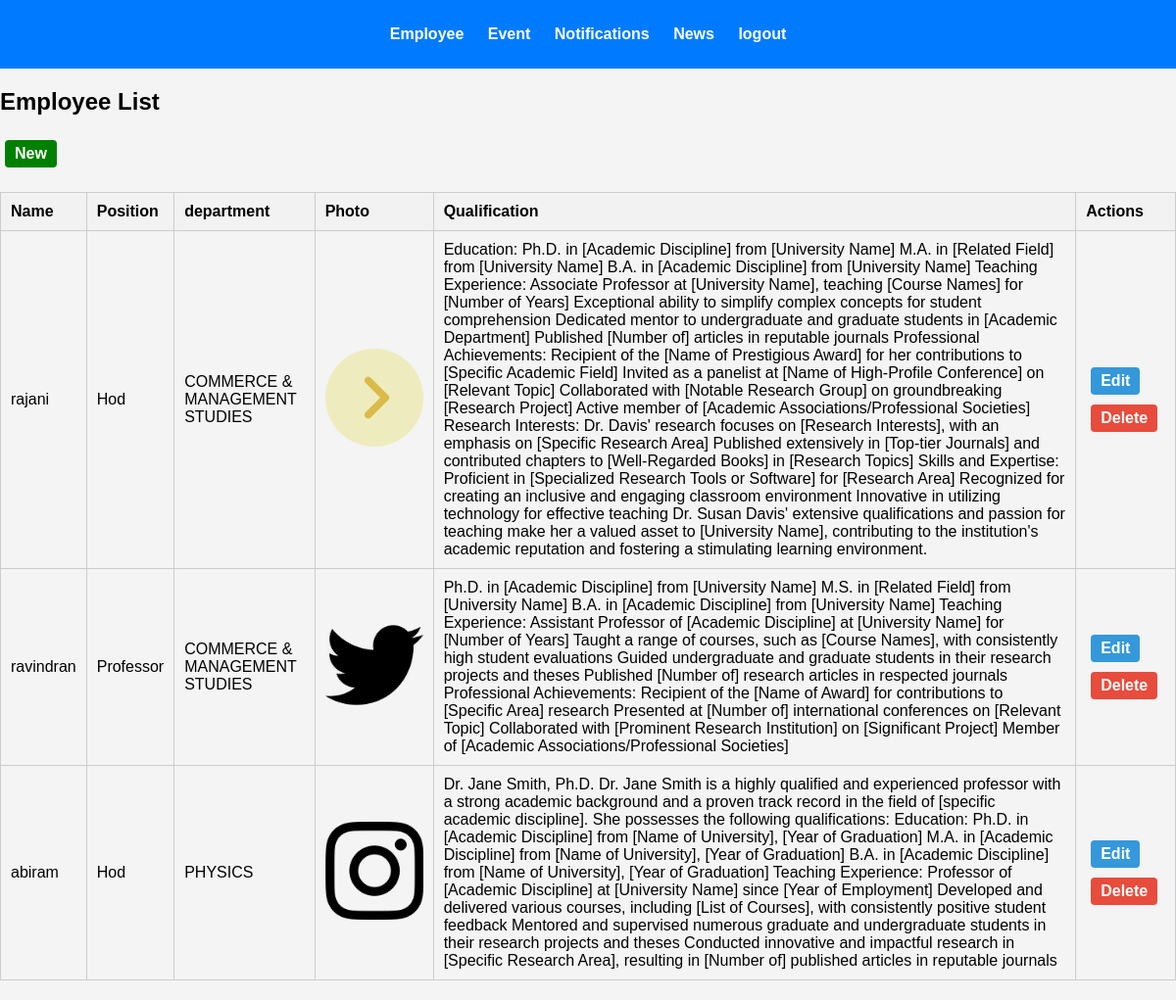
The app's page /employee_list (signed in), older data.
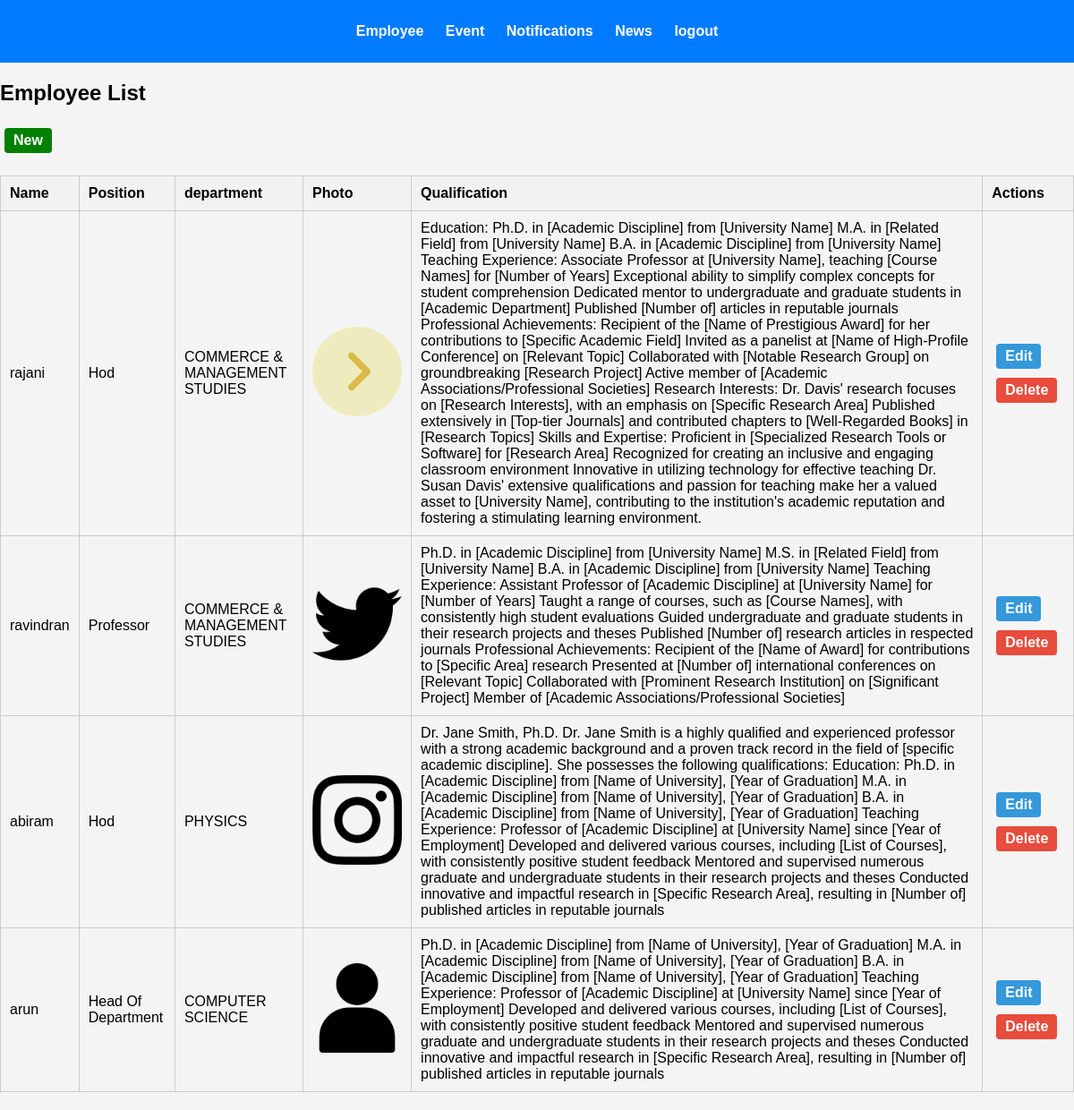
The same page, newer data.
### myapp/models.py (models this page shows)
class Employee(models.Model):
    name = models.CharField(max_length=100)
    department = models.CharField(max_length=100)
    position = models.CharField(max_length=50)
    photo = models.ImageField(upload_to='photos/')
    qualification = models.TextField()

### myapp/views.py (the view)
# urls.py: path('employee_list', views.employee_list, name='employee_list'),
def employee_list(request):
    if 'username' in request.session:
        employees = Employee.objects.all()
        return render(request, 'employee_list.html', {'employees': employees})
    return redirect('login')

### templates/employee_list.html
{% extends "admin_header.html" %} {% block content %} {% load static %}
<h2>Employee List</h2>
<a class="btn-add" href="{% url 'create_employee' %}">New </a>
<table class="employee-table">
  <tr>
    <th>Name</th>
    <th>Position</th>
    <th>department</th>
    <th>Photo</th>
    <th>Qualification</th>
    <th>Actions</th>
  </tr>
  {% for employee in employees %}
  <tr>
    <td>{{ employee.name }}</td>
    <td>{{ employee.position }}</td>
    <td>{{ employee.department }}</td>
    <td>
      <img
        src="{{ employee.photo.url }}"
        alt="{{ employee.name }} Photo"
        class="employee-photo"
      />
    </td>
    <td>{{ employee.qualification }}</td>
    <td>
      <a class="btn-edit" href="{% url 'update_employee' employee.id %}"
        >Edit</a
      >
      <a class="btn-delete" href="{% url 'delete_employee' employee.id %}"
        >Delete</a
      >
    </td>
  </tr>
  {% empty %}
  <tr>
    <td colspan="5">No employees available.</td>
  </tr>
  {% endfor %}
</table>
{% endblock %}

### templates/admin_header.html (shortened to what this page needs)
<!DOCTYPE html>
<html>
  <head>
  </head>
  <body>
    <header>
      <nav>
        <ul>
          <li><a href="{% url 'employee_list' %}">Employee </a></li>
          <li><a href="{% url 'event_list' %}">Event</a></li>
          <li>
            <a href="{% url 'list_notifications' %}"> Notifications</a>
          </li>
          <li><a href="{% url 'news_list' %}">News</a></li>
          <li><a href="{% url 'logout' %}">logout</a></li>
        </ul>
      </nav>
    </header>
    {% block content %}{% endblock %}
  </body>
</html>

### templates/admin_header.html (style rules this page uses)
.employee-table { width: 100%; border-collapse: collapse; margin: 20px auto; }
.employee-table, .employee-table th, .employee-table td { border: 1px solid #ccc; }
.employee-table th, .employee-table td { padding: 10px; text-align: left; }
.employee-table th { background-color: #f2f2f2; }
.employee-photo { max-width: 100px; height: auto; }
.btn-edit, .btn-add, .btn-delete { display: inline-block; padding: 5px 10px; margin: 5px; text-align: center; text-decoration: none; border-radius: 4px; }
.btn-edit { background-color: #3498db; color: #fff; }
.btn-add { background-color: green; color: #fff; }
.btn-delete { background-color: #e74c3c; color: #fff; }
body { font-family: Arial, sans-serif; background-color: #f4f4f4; margin: 0; }
header { background-color: #007bff; color: #fff; padding: 10px 0; }
nav { text-align: center; }
ul { list-style: none; padding: 0; }
li { display: inline; margin: 0 10px; }
a { color: #fff; text-decoration: none; font-weight: bold; }

Row changes from the older to the newer data that the page shows:
added Employee: name "arun", position "Head Of Department", department "COMPUTER SCIENCE", photo (placeholder picture), qualification "Ph.D. in [Academic Discipline] from [Name of University], [Year of Graduation] M.A. in [Academic Discipline] from [Name of University], [Year of Graduation] B.A. in [Academic Discipline] from [Name of University], [Year of Graduation] Teaching Experience: Professor of [Academic Discipline] at [University Name] since [Year of Employment] Developed and delivered various courses, including [List of Courses], with consistently positive student feedback Mentored and supervised numerous graduate and undergraduate students in their research projects and theses Conducted innovative and impactful research in [Specific Research Area], resulting in [Number of] published articles in reputable journals"
